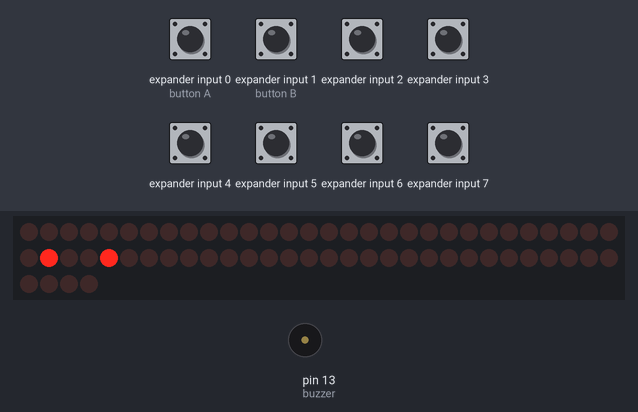
This program was run on a simulated Arduino Uno, built with avr-gcc and run on an emulated ATmega328P. On the bench: 64 shift-register outputs drawn as a row of LEDs (first output left, lit = HIGH), buzzer (waves = sounding). Wiring (inferred from the names in the program): 8 × shift register (74HC595): data pin 4; shift clock pin 3; latch pin 9; NES/SNES game pad: load pin 2; clock pin 10; serial out pin 11. Wiring (inferred from the signals the program sends): row of LEDs: on Q0, Q1, Q2, Q3, Q4, Q5, Q6, Q7, Q8, Q9, Q10, Q11, Q12, Q13, Q14, Q15, Q16, Q17, Q18, Q19, Q20, Q21, Q22, Q23, Q24, Q25, Q26, Q27, Q28, Q29, Q30, Q31, Q32, Q33, Q34, Q35, Q36, Q37, Q38, Q39, Q40, Q41, Q42, Q43, Q44, Q45, Q46, Q47, Q48, Q49, Q50, Q51, Q52, Q53, Q54, Q55, Q56, Q57, Q58, Q59, Q60, Q61, Q62, Q63. The test bench sets the inputs (shaded band); at power-on: expander input 0 (button A), expander input 1 (button B), expander input 2–7 HIGH. Random numbers use the default seed unless the program sets one.

Above: at 0.57 s.
At 9.7 s:
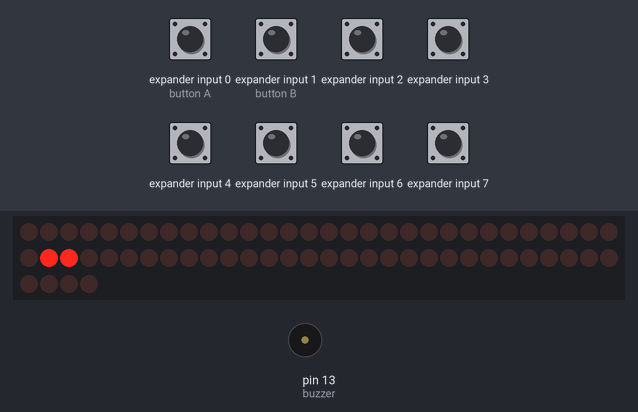
At 19.8 s:
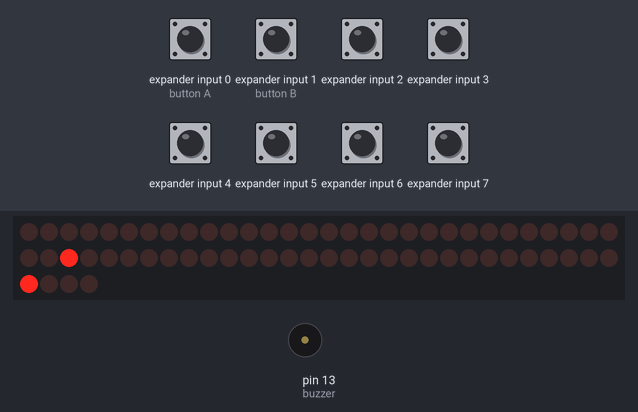
At 37.6 s:
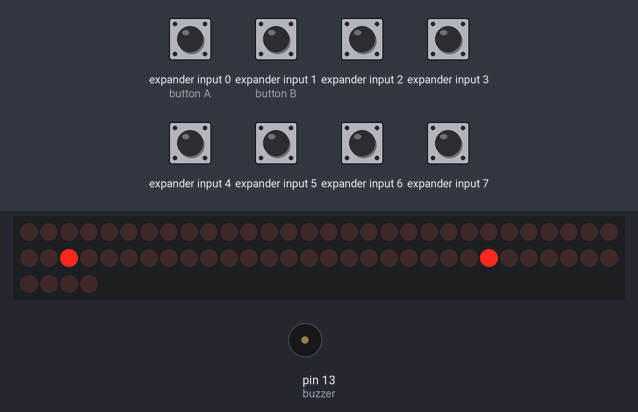
Timing chart, 0 to 40.0 s (numbered marks = the images above):
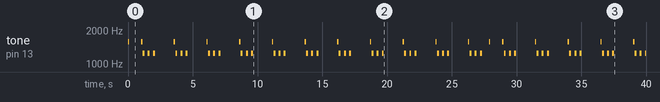

Measured:
- by itself, tone on pin 13 (buzzer): plays 1568 Hz for 0.10 s, 1568 Hz for 0.10 s, 1245 Hz for 0.15 s, 1245 Hz for 0.15 s, 1245 Hz for 0.15 s, 1568 Hz for 0.10 s … (66 notes in this stretch)

The program:

main.cpp
```cpp
/*Correr
 * pipenv shell
 * platformio init --board uno
 * platformio run
 * platformio run --target upload
 */

#include <Arduino.h>

// Definición de pines para los registros de desplazamiento 595
const int latchPin = 2;
const int clockPin = 3;
const int dataPin = 4;

// Definición de pines para el control de NES
const int latchPinNES = 9;
const int clockPinNES = 10;
const int dataPinNES = 11;
int estado = 0;
int control[8];
int i = 0;

// Definición de pin para el buzzer
const int buzzer = 13;

// Tamaño de la matriz de LED
const int matrixSize = 8;

// Variables para la posición de la serpiente y la fruta
int snakeX, snakeY;
int fruitX, fruitY;

// Dirección de movimiento de la serpiente
int direction;

// Longitud inicial de la serpiente y longitud máxima
int snakeLength;
const int maxSnakeLength = 64;

// Arreglo para representar la serpiente (x, y) y (x, y+1) y (x, y+2), ...
int snake[maxSnakeLength][2];

void spawnFruit ();
void updateSnake ();
void resetGame ();
void drawGame ();

void setup() {
  //Serial.begin(9600);
  pinMode(latchPin, OUTPUT);
  pinMode(clockPin, OUTPUT);
  pinMode(dataPin, OUTPUT);

  pinMode(latchPinNES, OUTPUT);
  pinMode(clockPinNES, OUTPUT);
  pinMode(dataPinNES, INPUT); // El pin de datos del control de NES pull-up

  randomSeed(analogRead(0));

  // Inicializar la posición de la serpiente y la fruta
  snakeX = matrixSize / 2;
  snakeY = matrixSize / 2;
  direction = 1; // Iniciar moviéndose hacia la derecha

  spawnFruit();

  // Inicializar la serpiente con una longitud inicial
  snakeLength = 1;
  snake[0][0] = snakeX;
  snake[0][1] = snakeY;
}

void loop() {
  // Actualizar la posición de la serpiente
  updateSnake();

  // Dibujar la serpiente y la fruta en la matriz de LED
  drawGame();

  // Pequeño retardo para la visualización
  delay(300);
}

int readNESController() {
  digitalWrite(latchPinNES, HIGH);
  delayMicroseconds(12); // Espera para asegurar que el cambio de pin latch se complete
  digitalWrite(latchPinNES, LOW);
  delayMicroseconds(6); // Espera para asegurar que el cambio de pin latch se complete
  int controllerState = 0;
  for (i=0; i<8; i++){
    digitalWrite(clockPinNES, LOW);
    delayMicroseconds(6);
    // A B Se St U D L R
    estado = digitalRead(dataPinNES);
    if (estado == HIGH){
		if (i==0){
			controllerState = controllerState+128;
		}
		if (i==1){
			controllerState = controllerState+64;
		}
		if (i==2){
			controllerState = controllerState+32;
		}
		if (i==3){
			controllerState = controllerState+16;
		}
		if (i==4){
			controllerState = controllerState+8;
		}
		if (i==5){
			controllerState = controllerState+4;
		}
		if (i==6){
			controllerState = controllerState+2;
		}
		if (i==7){
			controllerState = controllerState+1;
		}
		}
    digitalWrite(clockPinNES, HIGH);
    delayMicroseconds(6);
  }
  //int controllerState = shiftIn(dataPinNES, clockPinNES, MSBFIRST);
   //Serial.println(controllerState);
   //Serial.print("******************");
  return controllerState;
}

void playCoinSound() {
  // Tocar el sonido de la moneda de Mario Bros.
  tone(buzzer, 1568, 100);  // Frecuencia de 1568 Hz (nota E7) durante 100 ms
  delay(120);  // Pequeño retardo para evitar que el sonido se corte abruptamente
}

void playDeathSound() {
  // Tocar la melodía de la muerte de Mario Bros.
  tone(buzzer, 1245, 150);  // Frecuencia de 1245 Hz (nota D#7) durante 150 ms
  delay(200);  // Retardo para simular la pausa entre notas
  tone(buzzer, 0, 150);  // Silencio durante 150 ms
  delay(200);  // Retardo para simular la pausa entre notas
  tone(buzzer, 1245, 150);  // Frecuencia de 1245 Hz (nota D#7) durante 150 ms
  delay(200);  // Retardo para simular la pausa entre notas
  tone(buzzer, 0, 150);  // Silencio durante 150 ms
  delay(200);  // Retardo para simular la pausa entre notas
  tone(buzzer, 1245, 150);  // Frecuencia de 1245 Hz (nota D#7) durante 150 ms
  delay(200);  // Retardo para simular la pausa entre notas
  tone(buzzer, 0, 150);  // Silencio durante 150 ms
  delay(200);  // Retardo para simular la pausa entre notas
}

void updateSnake() {

 int controllerState = readNESController();

  // Verificar los botones presionados en el control de NES
  if (controllerState == 247) {
    direction = 0; // Mover hacia arriba
  } else if (controllerState == 251) {
    direction = 2; // Mover hacia abajo
  } else if (controllerState == 254) {
    direction = 3; // Mover hacia la izquierda
  } else if (controllerState == 253) {
    direction = 1; // Mover hacia la derecha
  }

  // Actualizar la posición de la cabeza de la serpiente
  switch (direction) {
    case 0: // Arriba
      snakeY--;
      break;
    case 1: // Derecha
      snakeX++;
      break;
    case 2: // Abajo
      snakeY++;
      break;
    case 3: // Izquierda
      snakeX--;
      break;
  }

  // Verificar colisiones con las paredes
  if (snakeX < 0 || snakeX >= matrixSize || snakeY < 0 || snakeY >= matrixSize) {
    // Reiniciar juego si choca con las paredes
    resetGame();
    return;
  }

  // Verificar colisión con la fruta
  if (snakeX == fruitX && snakeY == fruitY) {
    // Aumentar longitud de la serpiente y respawn de la fruta
    if (snakeLength < maxSnakeLength) {
      snakeLength++;
    }
    spawnFruit();
  }

  // Mover el cuerpo de la serpiente
  for (int i = snakeLength - 1; i > 0; i--) {
    snake[i][0] = snake[i - 1][0];
    snake[i][1] = snake[i - 1][1];
  }

  // Actualizar la posición de la cabeza de la serpiente en el arreglo
  snake[0][0] = snakeX;
  snake[0][1] = snakeY;

  // Verificar colisión con el cuerpo de la serpiente
  for (int i = 1; i < snakeLength; i++) {
    if (snakeX == snake[i][0] && snakeY == snake[i][1]) {
      // Reiniciar juego si choca con su propio cuerpo
      resetGame();
      return;
    }
  }
}

void drawGame() {
  // Crear un mapa de bits para la matriz de LED
  byte display[matrixSize] = {0};

  // Dibujar la serpiente en el mapa de bits
  for (int i = 0; i < snakeLength; i++) {
    display[snake[i][1]] |= (1 << (matrixSize - 1 - snake[i][0]));
  }

  // Dibujar la fruta en el mapa de bits
  display[fruitY] |= (1 << (matrixSize - 1 - fruitX));

  // Enviar datos a la matriz de LED utilizando registros de desplazamiento
  digitalWrite(latchPin, LOW);
  for (int i = matrixSize - 1; i >= 0; i--) {
    shiftOut(dataPin, clockPin, MSBFIRST, display[i]);
  }
  digitalWrite(latchPin, HIGH);
}

void spawnFruit() {
  // Generar una nueva posición para la fruta
  fruitX = random(matrixSize);
  fruitY = random(matrixSize);

  // Hacer sonar el sonido de la moneda de Mario Bros. cuando la serpiente come una manzana
  playCoinSound();

  // Verificar que la nueva posición no esté ocupada por la serpiente
  for (int i = 0; i < snakeLength; i++) {
    if (fruitX == snake[i][0] && fruitY == snake[i][1]) {
      // Si la posición está ocupada, volver a generarla
      spawnFruit();
      return;
    }
  }
}

void resetGame() {
  // Reiniciar las variables del juego
  snakeX = matrixSize / 2;
  snakeY = matrixSize / 2;
  direction = 1;

  spawnFruit();

  snakeLength = 1;
  snake[0][0] = snakeX;
  snake[0][1] = snakeY;

  // Hacer sonar la melodía de la muerte de Mario Bros. cuando muera la serpiente
  playDeathSound();
}
```
